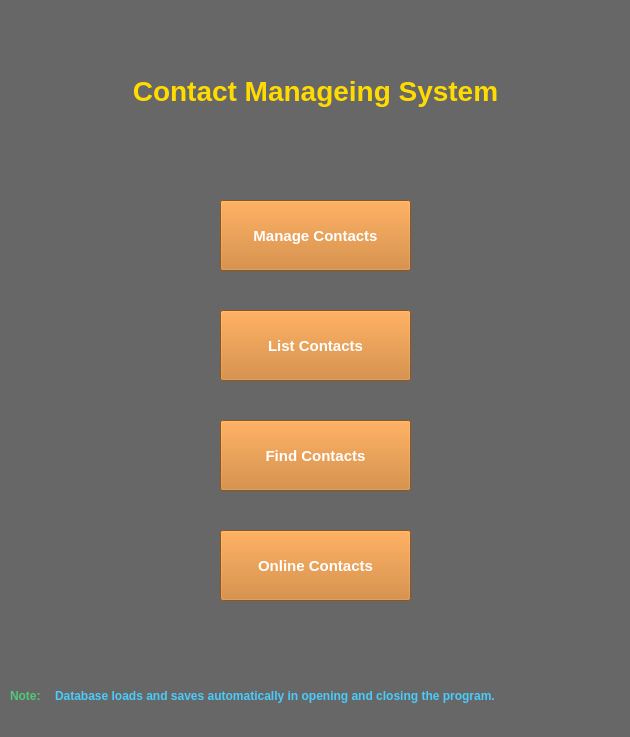
<?xml version="1.0" encoding="UTF-8"?>
<ui version="4.0">
 <class>MainWindow</class>
 <widget class="QMainWindow" name="MainWindow">
  <property name="geometry">
   <rect>
    <x>0</x>
    <y>0</y>
    <width>630</width>
    <height>737</height>
   </rect>
  </property>
  <property name="windowTitle">
   <string>Menu</string>
  </property>
  <property name="styleSheet">
   <string notr="true">background-color:#676767</string>
  </property>
  <widget class="QWidget" name="centralwidget">
   <widget class="QPushButton" name="pushButton">
    <property name="geometry">
     <rect>
      <x>220</x>
      <y>200</y>
      <width>191</width>
      <height>71</height>
     </rect>
    </property>
    <property name="font">
     <font>
      <pointsize>11</pointsize>
      <weight>75</weight>
      <bold>true</bold>
     </font>
    </property>
    <property name="styleSheet">
     <string notr="true">background-color:#CC7722;color:white</string>
    </property>
    <property name="text">
     <string>Manage Contacts</string>
    </property>
   </widget>
   <widget class="QLabel" name="label">
    <property name="geometry">
     <rect>
      <x>10</x>
      <y>60</y>
      <width>611</width>
      <height>61</height>
     </rect>
    </property>
    <property name="font">
     <font>
      <pointsize>21</pointsize>
      <weight>75</weight>
      <bold>true</bold>
     </font>
    </property>
    <property name="styleSheet">
     <string notr="true">color:#FFDB00</string>
    </property>
    <property name="text">
     <string>Contact Manageing System</string>
    </property>
    <property name="alignment">
     <set>Qt::AlignCenter</set>
    </property>
   </widget>
   <widget class="QPushButton" name="pushButton_2">
    <property name="geometry">
     <rect>
      <x>220</x>
      <y>310</y>
      <width>191</width>
      <height>71</height>
     </rect>
    </property>
    <property name="font">
     <font>
      <pointsize>11</pointsize>
      <weight>75</weight>
      <bold>true</bold>
     </font>
    </property>
    <property name="styleSheet">
     <string notr="true">background-color:#CC7722;color:white</string>
    </property>
    <property name="text">
     <string>List Contacts</string>
    </property>
   </widget>
   <widget class="QPushButton" name="pushButton_4">
    <property name="geometry">
     <rect>
      <x>220</x>
      <y>530</y>
      <width>191</width>
      <height>71</height>
     </rect>
    </property>
    <property name="font">
     <font>
      <pointsize>11</pointsize>
      <weight>75</weight>
      <bold>true</bold>
     </font>
    </property>
    <property name="styleSheet">
     <string notr="true">background-color:#CC7722;color:white</string>
    </property>
    <property name="text">
     <string>Online Contacts</string>
    </property>
   </widget>
   <widget class="QPushButton" name="pushButton_3">
    <property name="geometry">
     <rect>
      <x>220</x>
      <y>420</y>
      <width>191</width>
      <height>71</height>
     </rect>
    </property>
    <property name="font">
     <font>
      <pointsize>11</pointsize>
      <weight>75</weight>
      <bold>true</bold>
     </font>
    </property>
    <property name="styleSheet">
     <string notr="true">background-color:#CC7722;color:white</string>
    </property>
    <property name="text">
     <string>Find Contacts</string>
    </property>
   </widget>
   <widget class="QLabel" name="label_2">
    <property name="geometry">
     <rect>
      <x>55</x>
      <y>680</y>
      <width>541</width>
      <height>31</height>
     </rect>
    </property>
    <property name="font">
     <font>
      <pointsize>9</pointsize>
      <weight>75</weight>
      <bold>true</bold>
     </font>
    </property>
    <property name="styleSheet">
     <string notr="true">color:#4ACCFB</string>
    </property>
    <property name="text">
     <string>Database loads and saves automatically in opening and closing the program.</string>
    </property>
    <property name="alignment">
     <set>Qt::AlignLeading|Qt::AlignLeft|Qt::AlignVCenter</set>
    </property>
   </widget>
   <widget class="QLabel" name="label_3">
    <property name="geometry">
     <rect>
      <x>10</x>
      <y>680</y>
      <width>41</width>
      <height>31</height>
     </rect>
    </property>
    <property name="font">
     <font>
      <pointsize>9</pointsize>
      <weight>75</weight>
      <bold>true</bold>
     </font>
    </property>
    <property name="styleSheet">
     <string notr="true">color:#50C878</string>
    </property>
    <property name="text">
     <string>Note:</string>
    </property>
    <property name="alignment">
     <set>Qt::AlignLeading|Qt::AlignLeft|Qt::AlignVCenter</set>
    </property>
   </widget>
  </widget>
  <widget class="QStatusBar" name="statusbar"/>
 </widget>
 <resources/>
 <connections/>
</ui>
